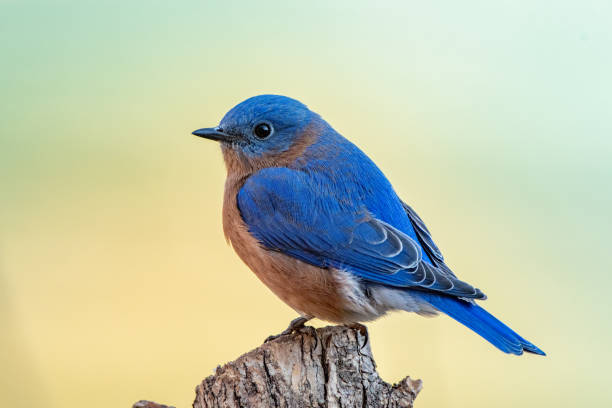
#> input picture Color_Spaces/bird_py.jpg, 612 x 408 px
$ python main.py
#> lines starting #> are read from the running program, lines starting #| are printed output that depends on the picture
import os
import cv2

folder = os.path.dirname(os.path.abspath(__file__))

image_path = os.path.join(folder, 'bird_py.jpg')

img = cv2.imread(image_path)
#> img is the input picture: shape (408, 612, 3); mean B, G, R 173, 198.9, 192.5
print(img.shape)
#| (408, 612, 3)

img_gray = cv2.cvtColor(img, cv2.COLOR_BGR2GRAY )
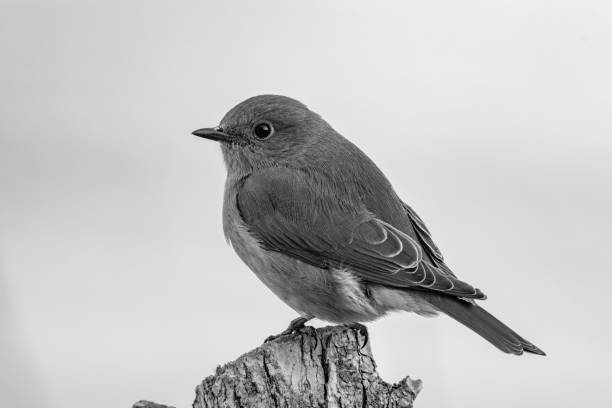
#> img_gray: shape (408, 612); min 0, max 251, mean 194.1
img_rgb = cv2.cvtColor(img, cv2.COLOR_BGR2RGB )
img_hsv = cv2.cvtColor(img, cv2.COLOR_BGR2HSV )
#> img_hsv: shape (408, 612, 3); mean H, S, V 48.6, 68.7, 212.9

cv2.imshow('img_gray', img_gray)
cv2.imshow('img_hsv', img_hsv)
cv2.imshow('img', img)
cv2.imshow('img_rgb', img_rgb)
cv2.waitKey(0)
